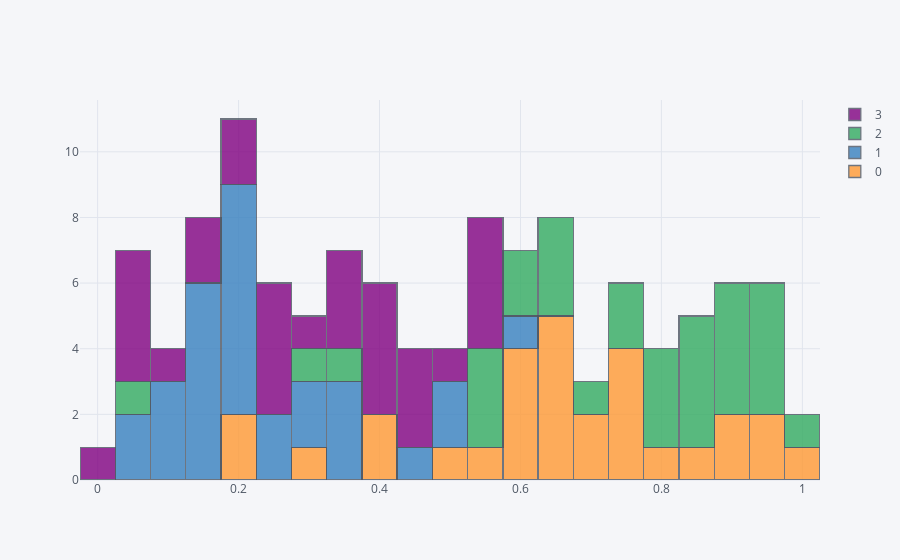

The notebook cell saved with this chart:
### Markdown cell above
**Plot the distribution of ACC by condition and group**

### Code cell
df_groupby = opt_all[['acc','group','condition']].groupby(['group','condition'])
print(df_groupby.groups.keys())
df_list = [df_groupby.get_group(key).reset_index()['acc'].rename() for key in df_groupby.groups.keys()]
df = pd.concat(df_list,axis=1)
#df = df.rename(columns={1:})
iplot(df.iplot(asFigure=True,kind='histogram', barmode = 'stack',bins = 20, filename='histogram-subplots'))

### Figure 1 — Plotly figure (JSON) as saved in the notebook; plotly's stock layout.template omitted (floating-point values rounded to 4 significant figures)
{"data": [{"histfunc": "count", "histnorm": "", "marker": {"color": "rgba(255, 153, 51, 1.0)", "line": {"color": "#4D5663", "width": 1.3}}, "name": 0, "nbinsx": 20, "opacity": 0.8, "orientation": "v", "type": "histogram", "x": [0.8, 0.6833, 0.3833, 0.7167, 0.8833, 1, 0.75, 0.6667, 0.5833, 0.7667, 0.5333, 0.7667, 0.6, 0.5, 0.8667, 0.3, 0.3833, 0.9167, 0.6, 0.5833, 0.9667, 0.6333, 0.6667, 0.1833, 0.9333, 0.2167, 0.75, 0.6667, 0.6667, null]}, {"histfunc": "count", "histnorm": "", "marker": {"color": "rgba(55, 128, 191, 1.0)", "line": {"color": "#4D5663", "width": 1.3}}, "name": 1, "nbinsx": 20, "opacity": 0.8, "orientation": "v", "type": "histogram", "x": [0.1833, 0.03333, 0.2, 0.5167, 0.05, 0.1667, 0.35, 0.45, 0.35, 0.1667, 0.2, 0.1333, 0.3667, 0.1833, 0.5833, 0.2333, 0.2333, 0.2, 0.2833, 0.1833, 0.1167, 0.3, 0.08333, 0.15, 0.5, 0.1333, 0.1, 0.1667, 0.2167, null]}, {"histfunc": "count", "histnorm": "", "marker": {"color": "rgba(50, 171, 96, 1.0)", "line": {"color": "#4D5663", "width": 1.3}}, "name": 2, "nbinsx": 20, "opacity": 0.8, "orientation": "v", "type": "histogram", "x": [0.9333, 0.75, 0.6167, 0.6333, 0.6667, 0.8833, 0.8167, 0.9667, 0.8333, 0.8, 0.85, 0.3667, 0.3, 0.9833, 0.95, 0.6167, 0.9, 0.6833, 0.55, 0.7333, 0.9, 0.5667, 0.8667, 0.65, 0.55, 0.8333, 0.03333, 0.95, 0.7833, 0.9167]}, {"histfunc": "count", "histnorm": "", "marker": {"color": "rgba(128, 0, 128, 1.0)", "line": {"color": "#4D5663", "width": 1.3}}, "name": 3, "nbinsx": 20, "opacity": 0.8, "orientation": "v", "type": "histogram", "x": [0.5667, 0.55, 0.08333, 0.3167, 0.4667, 0.5333, 0.4667, 0.55, 0.35, 0.2667, 0.1833, 0.4167, 0.3833, 0.03333, 0.03333, 0.45, 0.03333, 0.1333, 0.2333, 0.3667, 0.4, 0.2333, 0.3833, 0.2, 0.3667, 0.4833, 0.03333, 0.1333, 0.2667, 0.01667]}], "layout": {"barmode": "stack", "legend": {"bgcolor": "#F5F6F9", "font": {"color": "#4D5663"}}, "paper_bgcolor": "#F5F6F9", "plot_bgcolor": "#F5F6F9", "titlefont": {"color": "#4D5663"}, "xaxis1": {"gridcolor": "#E1E5ED", "showgrid": true, "tickfont": {"color": "#4D5663"}, "title": "", "titlefont": {"color": "#4D5663"}, "zerolinecolor": "#E1E5ED"}, "yaxis1": {"gridcolor": "#E1E5ED", "showgrid": true, "tickfont": {"color": "#4D5663"}, "title": "", "titlefont": {"color": "#4D5663"}, "zerolinecolor": "#E1E5ED"}}}
